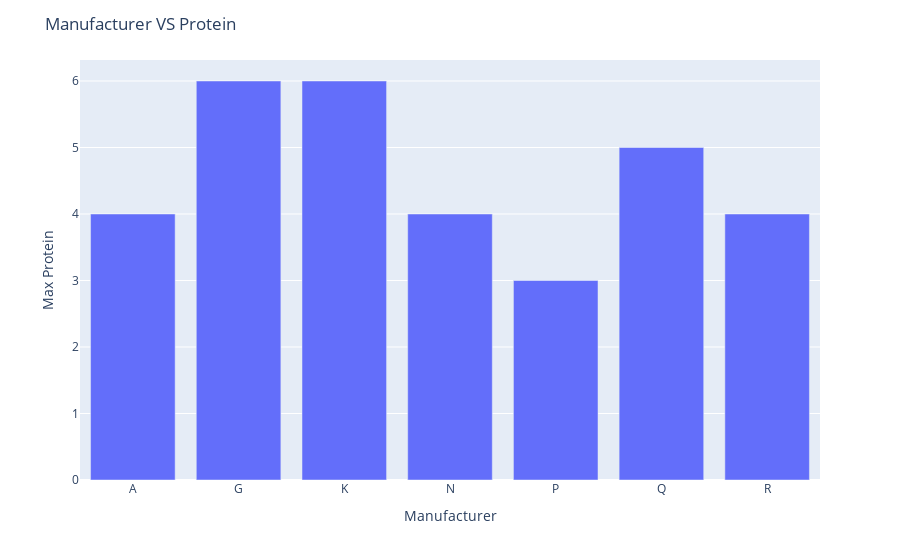

Here is the notebook cell this chart was saved with:
### Markdown cell above
A = American Home Food Products;
G = General Mills
K = Kelloggs
N = Nabisco
P = Post
Q = Quaker Oats
R = Ralston Purina

### Code cell
#my_categories = ['London','Rest of South','Midlands and Wales','North','Scotland']

fig = px.bar(graph_data,y='protein',x='mfr',)
             # facet_col='location',
             # color_discrete_map={'Right':'#91bfdb','Wrong':'#fc8d59',"Don’t know":'#ffffbf'})

# fig.for_each_annotation(lambda a: a.update(text=a.text.split("=")[1]))

# my_categories = ['Dont know','Right','Wrong']
fig.update_layout(#yaxis={'categoryorder': 'array', 'categoryarray': my_categories},
                    title='Manufacturer VS Protein',
                    yaxis_title="Max Protein",
                    xaxis_title="Manufacturer")
#                   template='ggplot2',
#                   legend_title='Location',
#                   autosize=False,
#                   width=1000,
#                   height=500,
#                  showlegend=False)

fig.show()

### Figure 1 — Plotly figure (JSON) as saved in the notebook; plotly's stock layout.template omitted (floating-point values rounded to 4 significant figures)
{"data": [{"hovertemplate": "mfr=%{x}<br>protein=%{y}<extra></extra>", "legendgroup": "", "marker": {"color": "#636efa", "pattern": {"shape": ""}}, "name": "", "orientation": "v", "showlegend": false, "textposition": "auto", "type": "bar", "x": ["A", "G", "K", "N", "P", "Q", "R"], "xaxis": "x", "y": [4, 6, 6, 4, 3, 5, 4], "yaxis": "y"}], "layout": {"barmode": "relative", "legend": {"tracegroupgap": 0}, "margin": {"t": 60}, "title": {"text": "Manufacturer VS Protein"}, "xaxis": {"anchor": "y", "domain": [0, 1], "title": {"text": "Manufacturer"}}, "yaxis": {"anchor": "x", "domain": [0, 1], "title": {"text": "Max Protein"}}}}
